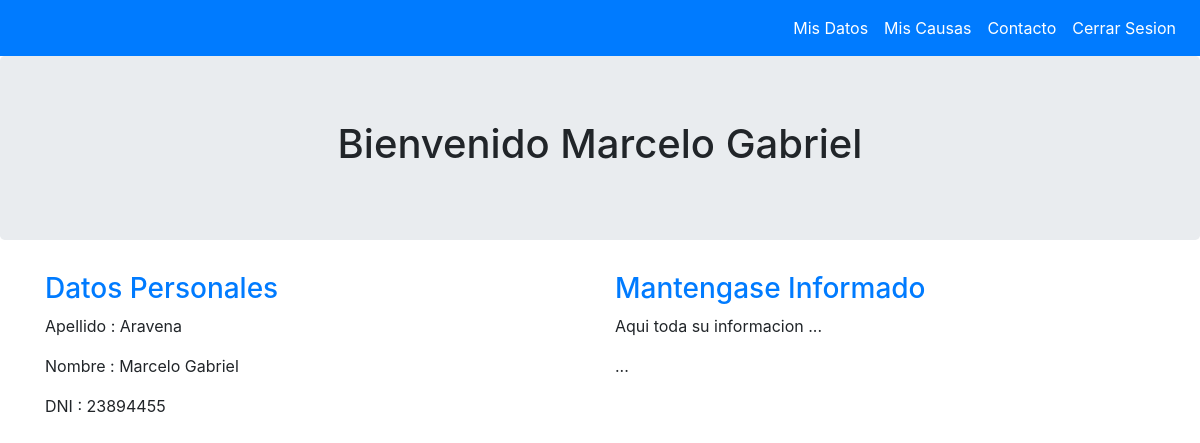
The page /website/panel-control.php (signed in) on the database its author committed.
### tables this page shows
CREATE TABLE personas(
   usuario varchar(12) PRIMARY KEY,
   apellido varchar (50),
   nombre   varchar(100),
   sexo   varchar(20),
   fechanacimiento varchar(25),
   estadocivil  varchar(20),
   direccion  varchar(50),
   localidad  varchar(50),
   provincia varchar(50),
   codigopostal varchar(10),
   nacionalidad varchar(50),
   telefono varchar(100),
   email  varchar(50),  
   fallecido varchar(25)
);

### website/scripts/funciones.php (called while the page is built, shortened)
<?php
   $conexion = NULL;
   function getDatosPersonales(){
       global $conexion;
       $consulta = "SELECT * FROM personas WHERE usuario = '".$_SESSION['usuario']."'";
       $respuesta = mysqli_query($conexion, $consulta);
       return mysqli_fetch_row($respuesta);
   }
?>

### website/panel-control.php (the view, shortened to what this page needs)
<?php
  require 'scripts/funciones.php';
   $persona = getDatosPersonales();
?>
<!DOCTYPE html>
<html lang="en">
<head>
  <link rel="stylesheet" href="https://stackpath.bootstrapcdn.com/bootstrap/4.3.1/css/bootstrap.min.css">
</head>
<body>
<nav class="navbar navbar-expand-sm bg-primary navbar-dark justify-content-end">
  <ul class="navbar-nav">
    <li class="nav-item active"><a class="nav-link"  href=datoscliente.php>Mis Datos</a></li>
    <li class="nav-item active"><a class="nav-link"  href=datoscausas.php>Mis Causas</a></li>
    <li class="nav-item active"><a class="nav-link"  href=contacto.php>Contacto</a></li>
    <li class="nav-item active"><a class="nav-link"  href=logout.php>Cerrar Sesion</a></li>
  </ul>
</nav>
 <div class="jumbotron text-center">
    <h1>Bienvenido <?php  echo $persona[2] ?></h1>
</div>
<div class="container">
  <div class="row">
    <div class="col-sm-6">
      <a href=""><h3>Datos Personales</h3></a>
      <p>Apellido : <?php echo $persona[1] ?></p>
      <p>Nombre : <?php echo $persona[2] ?></p>
      <p>DNI : <?php echo $persona[0] ?></p>
    </div>
    <div class="col-sm-6">
      <a href=""><h3>Mantengase Informado</h3></a>
      <p>Aqui toda su informacion ...</p>
      <p>...</p>
    </div>
  </div>
</div>
</body>
</html>

### website/panel-control.php (style rules this page uses)
a:link { text-decoration:none; }

### rows shown on the page
personas: nombre "Marcelo Gabriel", apellido "Aravena", usuario "23894455"
